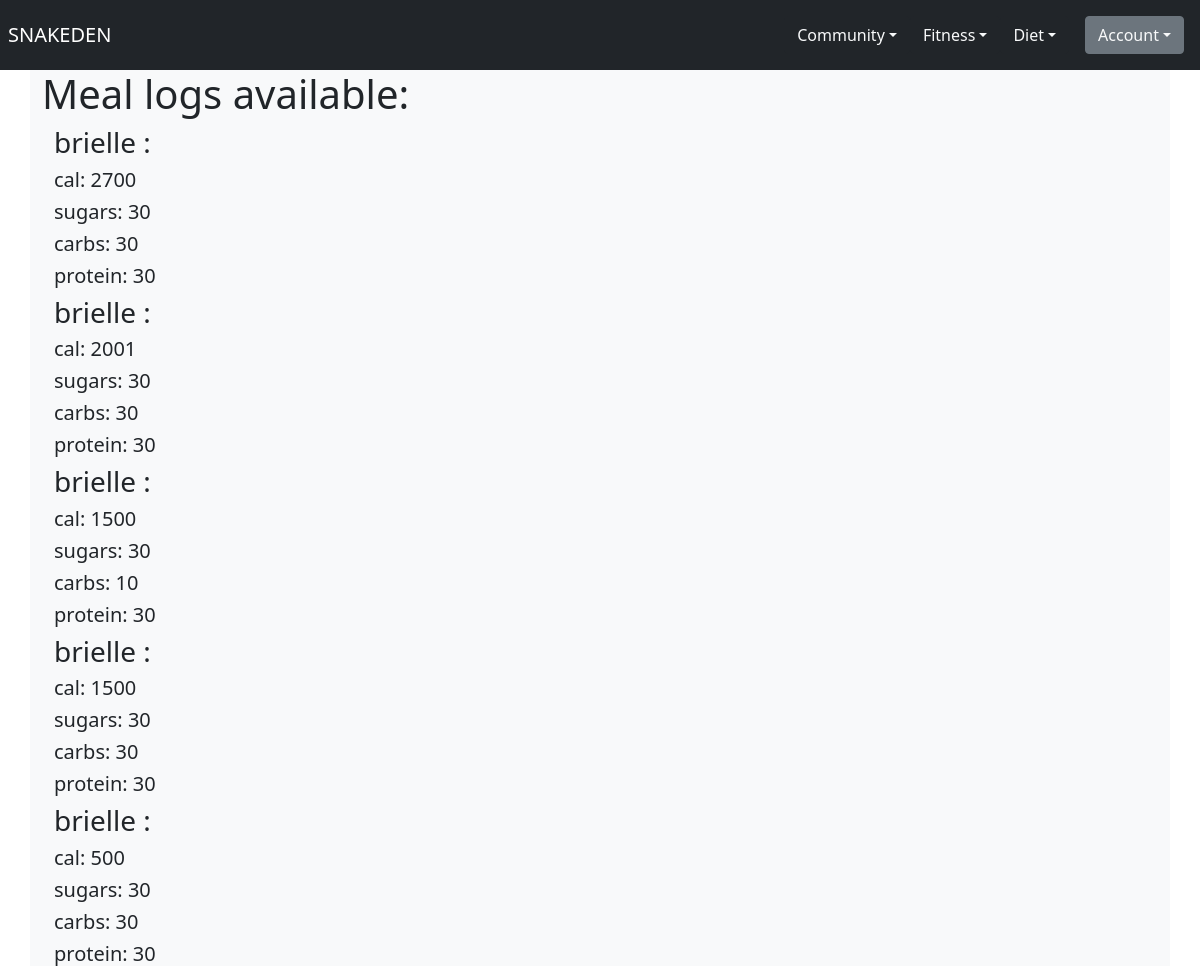
Before: /diet/trainer_meal_log/ (signed in) with the older database file.
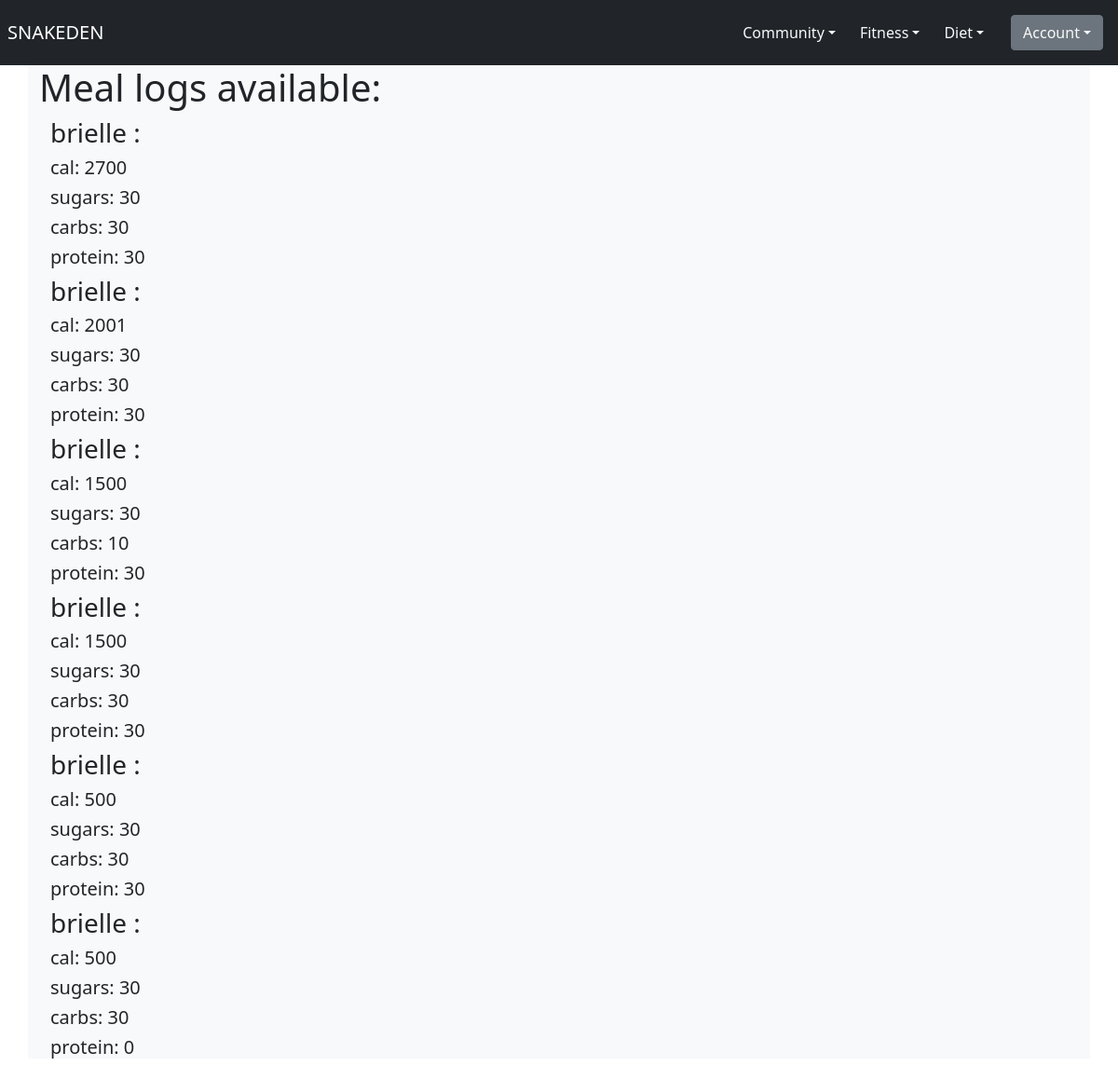
After: the same page with the newer database file.
### diet/models.py (models this page shows)
class Meal(models.Model):
    MEAL_TYPES = [
        ('Breakfast', 'Breakfast'),
        ('Lunch', 'Lunch'),
        ('Dinner', 'Dinner'),
        ('Snack', 'Snack'),
    ]
    meal_name = models.CharField(max_length=100)
    meal_type = models.CharField(max_length=50, choices=MEAL_TYPES)
    calories = models.IntegerField()
    carbs = models.IntegerField()
    sugars = models.IntegerField()
    protein = models.IntegerField()
    user = models.ForeignKey(User, on_delete=models.CASCADE)
    created_at = models.DateTimeField(auto_now_add=True)

### diet/views.py (the view)
# urls.py: path('trainer_meal_log/', views.trainer_meal_data, name="trainer_meal_data"),
@login_required
def trainer_meal_data(request):
    meals = Meal.objects.all()
    return render(request, 'diet/pro_meal_log.html', {'meals': meals})

### diet/templates/diet/pro_meal_log.html (shortened to what this page needs)
{% extends 'base.html' %}
{% block body %}
<h1>Meal logs available: </h1>
<div class="container">
    {% for meal in meals %}
        <h3>{{ meal.user }} :</h3>
        <h5>cal: {{ meal.calories }}</h5>
        <h5>sugars: {{ meal.sugars }}</h5>
        <h5>carbs: {{ meal.carbs }}</h5>
        <h5>protein: {{ meal.protein }}</h5>
    {% endfor %}
</div>
{% endblock %}

Changed rows visible on the page:
added Meal: user "brielle", calories "500", sugars "30", carbs "30", protein "0"
